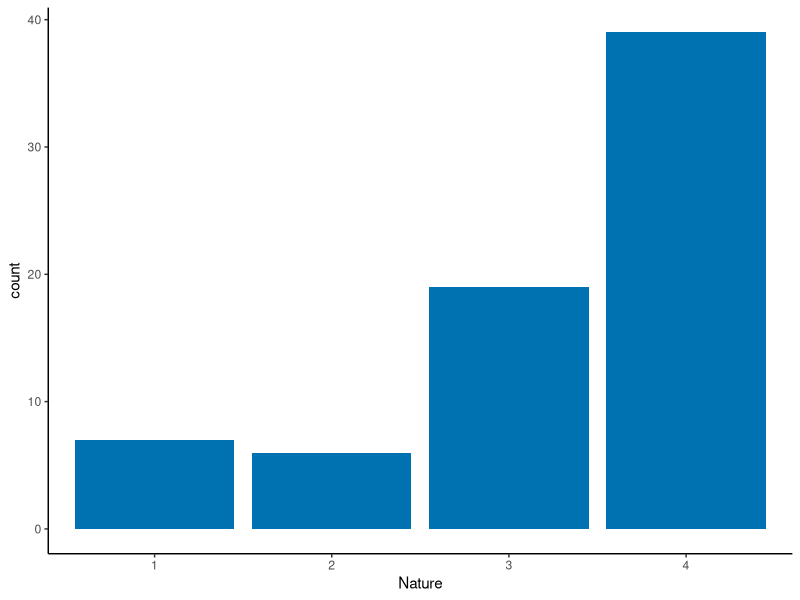

R code for this plot:
## ---- chunk 1
library(ggplot2)
library(tidyverse); theme_set(theme_classic())
## ---- chunk 2
#import data file
df <- read.csv("GreenSeaTurtleInjuries2019_2023.csv", h=TRUE)

#what data class is injury nature (df$Nature)
class(df$Nature)

#make it a factor
df$Nature <- as.factor(df$Nature)

#use levels() to verify it's now a factor with 4 levels
levels(df$Nature)
## ---- chunk 3
colorBlindPal  <- c("#000000", "#E69F00", "#56B4E9", "#009E73", 
                       "#F0E442", "#0072B2", "#D55E00", "#CC79A7")
## ---- chunk 4
InjuryNature.plot <- ggplot(data = df, aes(Nature))+
  geom_bar(fill = "#0072B2")
InjuryNature.plot
